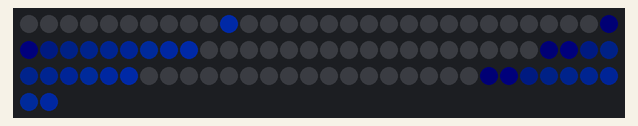
A sketch run on a simulated Arduino Uno, built with avr-gcc and run on an emulated ATmega328P. On the bench: 92 RGB LEDs in strip order, left to right, continuing on the next row. Dim RGB values are drawn brighter than linear.

Above: at 0.16 s.
At 4.3 s:
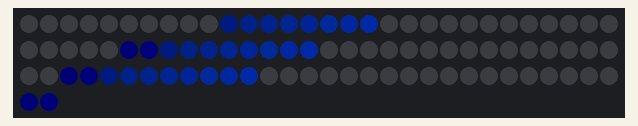
At 9.38 s:
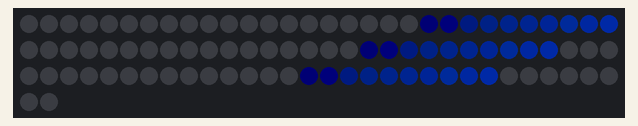
At 19.56 s:
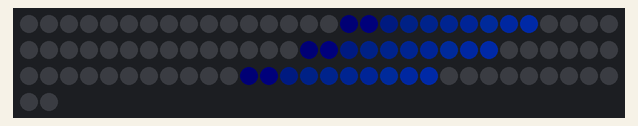
At 29.74 s:
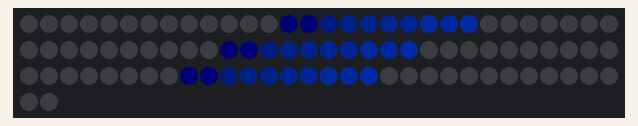
At 39.6 s:
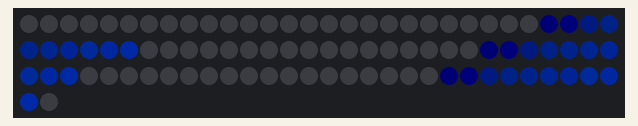

The sketch:

Big_robot_2.1.ino
```cpp
#define LED_COUNT 92       // число светодиодов в кольце/ленте //146
#define BOTTOM_INDEX 10    // светодиод начала отсчёта
#define LED_DT 2           // пин, куда подключен DIN ленты
#define max_bright 50      // максимальная яркость (0 - 255)
#define T_SPEED 25         // скорость движения (время между сменой положения)
#define NUM_LED 10         // количество светодиодов, которые будут гореть
#define NUM 3              // количество бегущий линий

int br = 255;     // яркость светодиодов в эффекте
int n;            // номер светодиода, который надо включить
int n1;           // номер светодиода, который надо выключить
int k1;

#include <FastLED.h>
CRGB leds[LED_COUNT];

void setup() {
  FastLED.addLeds<WS2812, LED_DT, GRB>(leds, LED_COUNT);
  FastLED.setBrightness(max_bright);
  Serial.begin(9600);
}

void loop() {
  for (int k = BOTTOM_INDEX; k < LED_COUNT; k++) {
    k1 = k;
    for (int i1 = 0; i1 < NUM; i1++) {
      br = 255;
      for (int i = 0; i < NUM_LED + 1; i++) {
        if (k1 - i < 10) {
          n = LED_COUNT - abs((k1 - BOTTOM_INDEX) - i);
        }
        else {
          n = k1 - i;
        }
        leds[n] = CHSV(150, 255, br);
        if (NUM_LED <= 5) {
          br = br - 255 / NUM_LED;
        }
        else {
          br = br - 255 / (NUM_LED + 1);
        }
      }
      if (k1 - (LED_COUNT - BOTTOM_INDEX) / NUM < 10) {
        k1 = LED_COUNT - abs(k1 - ((LED_COUNT - BOTTOM_INDEX) / NUM + BOTTOM_INDEX));
      }
      else {
        k1 = k1 - (LED_COUNT - BOTTOM_INDEX) / NUM;
      }
    }
    FastLED.show();
    delay(T_SPEED);
  }
}
```
